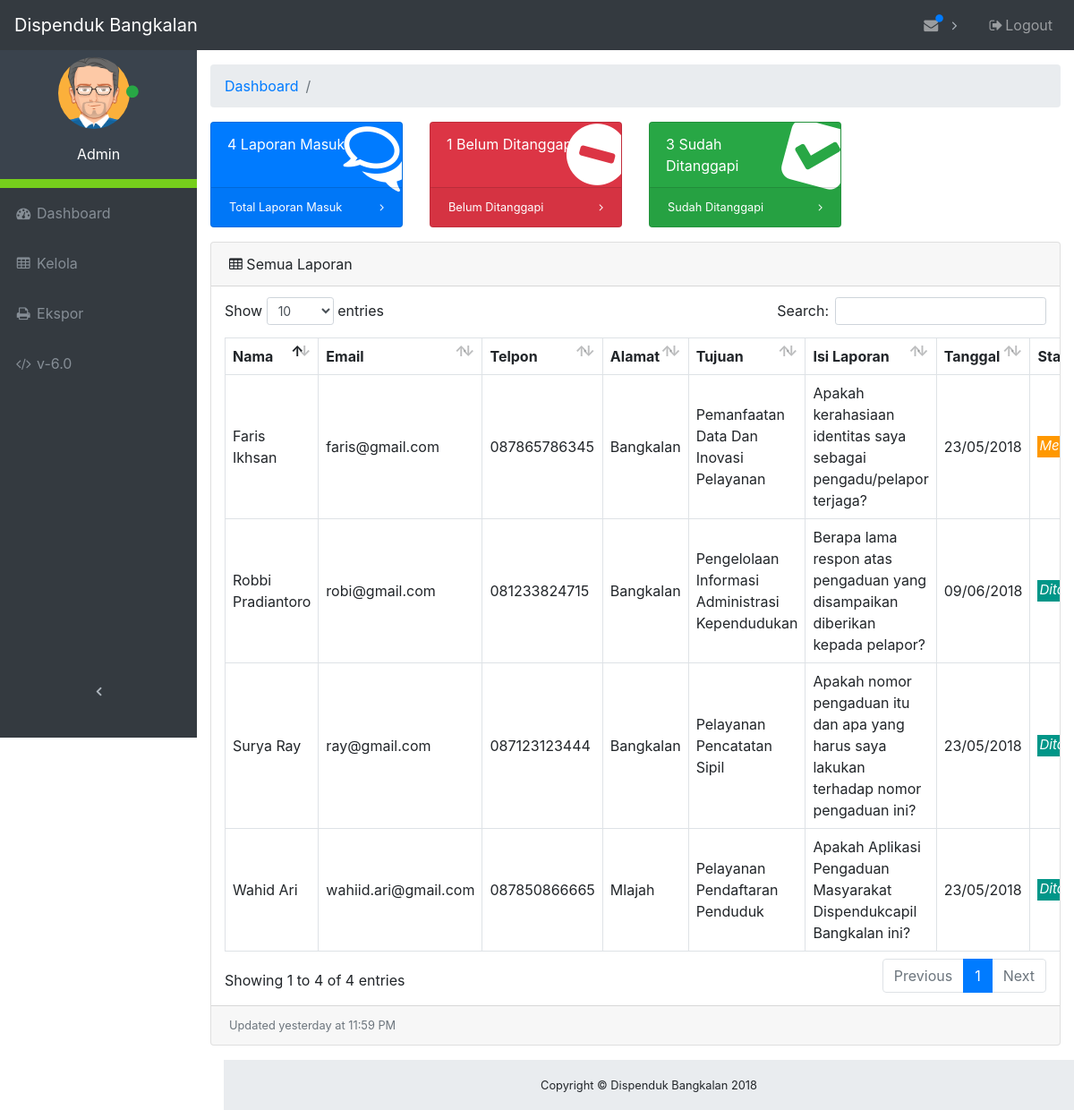
/admin/dashboard.php, run on an earlier commit of the app's database.
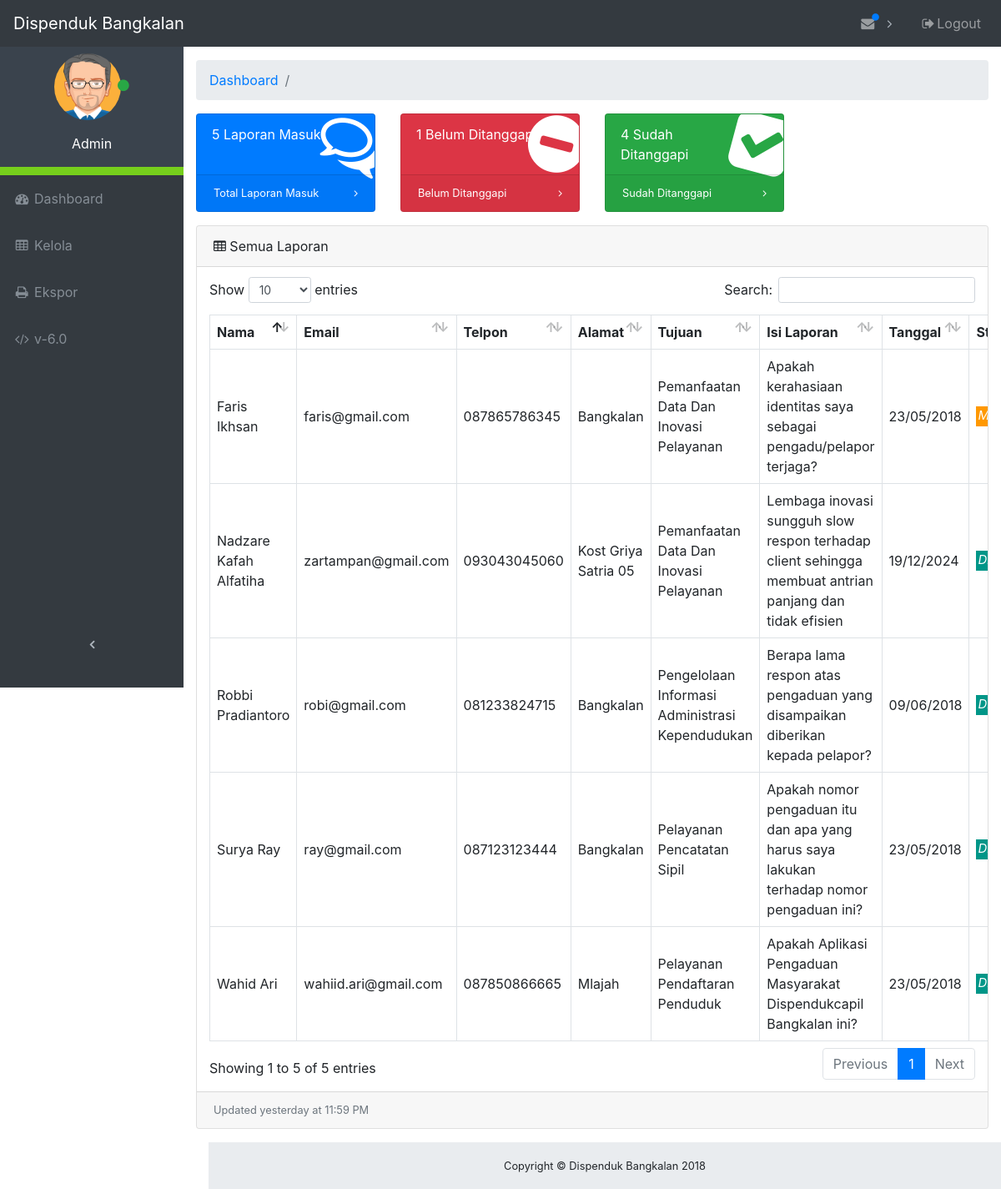
And on a later commit of the database.
### tables this page shows
CREATE TABLE `laporan` (
  `id` int(11) NOT NULL,
  `nama` varchar(64) NOT NULL,
  `email` varchar(64) NOT NULL,
  `telpon` varchar(12) NOT NULL,
  `alamat` varchar(256) NOT NULL,
  `tujuan` int(11) NOT NULL,
  `isi` varchar(2048) NOT NULL,
  `tanggal` timestamp NOT NULL DEFAULT current_timestamp() ON UPDATE current_timestamp(),
  `status` varchar(12) NOT NULL
);

CREATE TABLE `divisi` (
  `id_divisi` int(11) NOT NULL,
  `nama_divisi` varchar(64) NOT NULL
);

### admin/dashboard.php (the view, shortened to what this page needs)
<?php
    require_once("database.php");
    global $total_laporan_masuk, $total_laporan_menunggu, $total_laporan_ditanggapi;
    if ($id_admin > 0) {
        foreach($db->query("SELECT COUNT(*) FROM laporan WHERE laporan.tujuan = $id_admin") as $row) {
            $total_laporan_masuk = $row['COUNT(*)'];
        }
        foreach($db->query("SELECT COUNT(*) FROM laporan WHERE status = \"Ditanggapi\" AND laporan.tujuan = $id_admin") as $row) {
            $total_laporan_ditanggapi = $row['COUNT(*)'];
        }
        foreach($db->query("SELECT COUNT(*) FROM laporan WHERE status = \"Menunggu\" AND laporan.tujuan = $id_admin") as $row) {
            $total_laporan_menunggu = $row['COUNT(*)'];
        }
    } else {
        foreach($db->query("SELECT COUNT(*) FROM laporan") as $row) {
            $total_laporan_masuk = $row['COUNT(*)'];
        }
        foreach($db->query("SELECT COUNT(*) FROM laporan WHERE status = \"Ditanggapi\"") as $row) {
            $total_laporan_ditanggapi = $row['COUNT(*)'];
        }
        foreach($db->query("SELECT COUNT(*) FROM laporan WHERE status = \"Menunggu\"") as $row) {
            $total_laporan_menunggu = $row['COUNT(*)'];
        }
    }
 ?>
<!DOCTYPE html>
<html lang="en">
<head>
    <link href="vendor/bootstrap/css/bootstrap.css" rel="stylesheet">
    <link href="vendor/font-awesome/css/font-awesome.min.css" rel="stylesheet" type="text/css">
    <link href="vendor/datatables/dataTables.bootstrap4.css" rel="stylesheet">
    <link href="css/admin.css" rel="stylesheet">
</head>
<body class="fixed-nav sticky-footer" id="page-top">
    <nav class="navbar navbar-expand-lg navbar-dark bg-dark fixed-top" id="mainNav">
        <a class="navbar-brand" href="index">Dispenduk Bangkalan</a>
        <div class="collapse navbar-collapse" id="navbarResponsive">
            <ul class="navbar-nav navbar-sidenav sidebar-menu" id="exampleAccordion">
                <li class="sidebar-profile nav-item" data-toggle="tooltip" data-placement="right" title="Admin">
                    <div class="profile-main">
                        <p class="image">
                            <img alt="image" src="images/avatar1.png" width="80">
                            <span class="status"><i class="fa fa-circle text-success"></i></span>
                        </p>
                        <p>
                            <span class="">Admin</span><br>
                        </p>
                    </div>
                </li>
                <li class="nav-item" data-toggle="tooltip" data-placement="right" title="Dashboard">
                    <a class="nav-link" href="index">
                        <i class="fa fa-fw fa-dashboard"></i>
                        <span class="nav-link-text">Dashboard</span>
                    </a>
                </li>
                <li class="nav-item" data-toggle="tooltip" data-placement="right" title="Tables">
                    <a class="nav-link" href="tables">
                        <i class="fa fa-fw fa-table"></i>
                        <span class="nav-link-text">Kelola</span>
                    </a>
                </li>
                <li class="nav-item" data-toggle="tooltip" data-placement="right" title="Export">
                    <a class="nav-link" href="export">
                        <i class="fa fa-fw fa-print"></i>
                        <span class="nav-link-text">Ekspor</span>
                    </a>
                </li>
                <li class="nav-item" data-toggle="tooltip" data-placement="right" title="Version">
                    <a class="nav-link" href="#VersionModal" data-toggle="modal" data-target="#VersionModal">
                        <i class="fa fa-fw fa-code"></i>
                        <span class="nav-link-text">v-6.0</span>
                    </a>
                </li>
            </ul>
            <ul class="navbar-nav sidenav-toggler">
                <li class="nav-item">
                    <a class="nav-link text-center" id="sidenavToggler">
                        <i class="fa fa-fw fa-angle-left"></i>
                    </a>
                </li>
            </ul>
            <ul class="navbar-nav ml-auto">
                <li class="nav-item dropdown">
                    <a class="nav-link dropdown-toggle mr-lg-2" id="messagesDropdown" href="#" data-toggle="dropdown" aria-haspopup="true" aria-expanded="false">
                        <i class="fa fa-fw fa-envelope"></i>
                        <span class="indicator text-primary d-none d-lg-block">
                            <i class="fa fa-fw fa-circle"></i>
                        </span>
                    </a>
                    <?php
                        $statement = $db->query("SELECT * FROM laporan ORDER BY laporan.id DESC LIMIT 1");
                     ?>
                </li>
                <li class="nav-item">
                    <a class="nav-link" data-toggle="modal" data-target="#exampleModal">
                        <i class="fa fa-fw fa-sign-out"></i>Logout
                    </a>
                </li>
            </ul>
        </div>
    </nav>
    <div class="content-wrapper">
        <div class="container-fluid">
            <ol class="breadcrumb">
                <li class="breadcrumb-item">
                    <a href="#">Dashboard</a>
                </li>
                <li class="breadcrumb-item active"><?php echo $divisi; ?></li>
            </ol>
            <div class="row">
                <div class="col-xl-3 col-sm-6 mb-3">
                    <div class="card text-white bg-primary o-hidden h-100">
                        <div class="card-body">
                            <div class="card-body-icon">
                                <i class="fa fa-fw fa-comments-o"></i>
                            </div>
                            <div class="mr-5"><?php echo $total_laporan_masuk; ?> Laporan Masuk</div>
                        </div>
                        <a class="card-footer text-white clearfix small z-1" href="tables">
                            <span class="float-left">Total Laporan Masuk</span>
                            <span class="float-right">
                                <i class="fa fa-angle-right"></i>
                            </span>
                        </a>
                    </div>
                </div>
                <div class="col-xl-3 col-sm-6 mb-3">
                    <div class="card text-white bg-danger o-hidden h-100">
                        <div class="card-body">
                            <div class="card-body-icon">
                                <i class="fa fa-fw fa-minus-circle"></i>
                            </div>
                            <div class="mr-5"><?php echo $total_laporan_menunggu; ?> Belum Ditanggapi</div>
                        </div>
                        <a class="card-footer text-white clearfix small z-1" href="#">
                            <span class="float-left">Belum Ditanggapi</span>
                            <span class="float-right">
                                <i class="fa fa-angle-right"></i>
                            </span>
                        </a>
                    </div>
                </div>
                <div class="col-xl-3 col-sm-6 mb-3">
                    <div class="card text-white bg-success o-hidden h-100">
                        <div class="card-body">
                            <div class="card-body-icon">
                                <i class="fa fa-fw fa-check-square"></i>
                            </div>
                            <div class="mr-5"><?php echo $total_laporan_ditanggapi; ?> Sudah Ditanggapi</div>
                        </div>
                        <a class="card-footer text-white clearfix small z-1" href="#">
                            <span class="float-left">Sudah Ditanggapi</span>
                            <span class="float-right">
                                <i class="fa fa-angle-right"></i>
                            </span>
                        </a>
                    </div>
                </div>
            </div>
            <div class="card mb-3">
                <div class="card-header">
                    <i class="fa fa-table"></i> Semua Laporan
                </div>
                <div class="card-body">
                    <div class="table-responsive">
                        <table class="table table-bordered" id="dataTable" width="100%" cellspacing="0">
                            <thead>
                                <tr>
                                    <th>Nama</th>
                                    <th>Email</th>
                                    <th>Telpon</th>
                                    <th>Alamat</th>
                                    <th>Tujuan</th>
                                    <th>Isi Laporan</th>
                                    <th>Tanggal</th>
                                    <th class="sorting_asc_disabled sorting_desc_disabled">Status</th>
                                </tr>
                            </thead>
                            <tbody>
                                <?php
                            if ($id_admin > 0) {
                                $statement = $db->query("SELECT * FROM laporan, divisi WHERE laporan.tujuan = divisi.id_divisi AND laporan.tujuan = $id_admin ORDER BY laporan.id DESC");
                            } else {
                                $statement = $db->query("SELECT * FROM laporan, divisi WHERE laporan.tujuan = divisi.id_divisi ORDER BY laporan.id DESC");
                            }
                            foreach ($statement as $key ) {
                                $mysqldate = $key['tanggal'];
                                $phpdate = strtotime($mysqldate);
                                $tanggal = date( 'd/m/Y', $phpdate);
                                $status  = $key['status'];
                                if($status == "Ditanggapi") {
                                    $style_status = "<p style=\"background-color:#009688;color:#fff;padding-left:2px;padding-right:2px;padding-bottom:2px;margin-top:16px;font-size:15px;font-style:italic;\">Ditanggapi</p>";
                                } else {
                                    $style_status = "<p style=\"background-color:#FF9800;color:#fff;padding-left:2px;padding-right:2px;padding-bottom:2px;margin-top:16px;font-size:15px;font-style:italic;\">Menunggu</p>";
                                }
                                ?>
                                <tr>
                                    <td><?php echo $key['nama']; ?></td>
                                    <td><?php echo $key['email']; ?></td>
                                    <td><?php echo $key['telpon']; ?></td>
                                    <td><?php echo $key['alamat']; ?></td>
                                    <td><?php echo $key['nama_divisi']; ?></td>
                                    <td><?php echo $key['isi']; ?></td>
                                    <td><?php echo $tanggal; ?></td>
                                    <td><?php echo $style_status; ?></td>
                                </tr>
                                <?php
                            }
                            ?>
                            </tbody>
                        </table>
                    </div>
                </div>
                <div class="card-footer small text-muted">Updated yesterday at 11:59 PM</div>
            </div>
        </div>
        <footer class="sticky-footer">
            <div class="container">
                <div class="text-center">
                    <small>Copyright © Dispenduk Bangkalan 2018</small>
                </div>
            </div>
        </footer>
    </div>
</body>
</html>

### admin/css/admin.css (style rules this page uses)
html { position: relative; min-height: 100%; }
body { overflow-x: hidden; }
body.sticky-footer { margin-bottom: 56px; }
body.sticky-footer .content-wrapper { min-height: calc(100vh - 56px - 56px); }
body.fixed-nav { padding-top: 56px; }
.content-wrapper { min-height: calc(100vh - 56px); padding-top: 1rem; }
.o-hidden { overflow: hidden !important; }
.z-1 { z-index: 1; }
#mainNav .navbar-collapse { overflow: auto; max-height: 75vh; }
#mainNav .navbar-collapse .navbar-nav .nav-item .nav-link { cursor: pointer; }
#mainNav .navbar-collapse .sidenav-toggler { display: none; }
#mainNav .navbar-collapse .navbar-nav > .nav-item.dropdown > .nav-link { position: relative; min-width: 45px; }
#mainNav .navbar-collapse .navbar-nav > .nav-item.dropdown > .nav-link:after { float: right; width: auto; content: '\f105'; border: none; font-family: 'FontAwesome'; }
#mainNav .navbar-collapse .navbar-nav > .nav-item.dropdown > .nav-link .indicator { position: absolute; top: 5px; left: 21px; font-size: 10px; }
@media (min-width: 992px) { #mainNav .navbar-brand { width: 250px; } }
@media (min-width: 992px) { #mainNav .navbar-collapse { overflow: visible; max-height: none; } }
@media (min-width: 992px) { #mainNav .navbar-collapse .navbar-sidenav { position: absolute; top: 0; left: 0; -webkit-flex-direction: column; -ms-flex-direction: column; flex-direction: column; margin-top: 56px; } }
@media (min-width: 992px) { #mainNav .navbar-collapse .navbar-sidenav > .nav-item { width: 220px; padding: 0; } }
@media (min-width: 992px) { #mainNav .navbar-collapse .navbar-sidenav > .nav-item > .nav-link { padding: 1em; } }
@media (min-width: 992px) { #mainNav .navbar-collapse .navbar-nav > .nav-item.dropdown > .nav-link { min-width: 0; } }
@media (min-width: 992px) { #mainNav .navbar-collapse .navbar-nav > .nav-item.dropdown > .nav-link:after { width: 24px; text-align: center; } }
#mainNav.fixed-top .sidenav-toggler { display: none; }
@media (min-width: 992px) { #mainNav.fixed-top .navbar-sidenav { height: calc(110vh - 112px); } }
@media (min-width: 992px) { #mainNav.fixed-top .sidenav-toggler { position: absolute; top: 0; left: 0; display: flex; -webkit-flex-direction: column; -ms-flex-direction: column; flex-direction: column; margin-top: calc(100vh - 56px); } }
@media (min-width: 992px) { #mainNav.fixed-top .sidenav-toggler > .nav-item { width: 220px; padding: 0; } }
@media (min-width: 992px) { #mainNav.fixed-top .sidenav-toggler > .nav-item > .nav-link { padding: 1em; } }
#mainNav.fixed-top.navbar-dark .sidenav-toggler a i { color: #adb5bd; }
.content-wrapper { overflow-x: hidden; background: white; }
@media (min-width: 992px) { .content-wrapper { margin-left: 220px; } }
#sidenavToggler i { font-weight: 800; }
#mainNav.navbar-dark .navbar-collapse .navbar-sidenav > .nav-item > .nav-link { color: #868e96; }
#mainNav.navbar-dark .navbar-collapse .navbar-nav > .nav-item.dropdown > .nav-link:after { color: #adb5bd; }
@media (min-width: 992px) { #mainNav.navbar-dark .navbar-collapse .navbar-sidenav { background: #343a40; } }
.card-body-icon { position: absolute; z-index: 0; top: -25px; right: -25px; font-size: 5rem; -webkit-transform: rotate(15deg); -ms-transform: rotate(15deg); transform: rotate(15deg); }
footer.sticky-footer { position: absolute; right: 0; bottom: 0; width: 100%; height: 56px; background-color: #e9ecef; line-height: 55px; }
@media (min-width: 992px) { footer.sticky-footer { width: calc(100% - 250px); } }
ul.sidebar-menu li.sidebar-profile { background-color: #3A434D; padding: 10px; color: #fff; text-align: center; border-bottom: 10px solid #76CF1C; }
ul.sidebar-menu li.sidebar-profile .image img { border-radius: 60%; }
ul.sidebar-menu li.sidebar-profile .status { margin-top: -10px; font-size: 7; margin-left: -9px; }
ul.sidebar-menu li.sidebar-profile .profile-main { margin-top: 8px; }

What changed in the data, as far as the page shows it:
added laporan: nama "Nadzare Kafah Alfatiha", email "zartampan@gmail.com", telpon "093043045060", alamat "Kost Griya Satria 05", tujuan.nama_divisi "Pemanfaatan Data Dan Inovasi Pelayanan", isi "Lembaga inovasi sungguh slow respon terhadap client sehingga membuat antrian panjang dan tidak efisien", tanggal "19/12/2024", status "Ditanggapi"
Also different on the page:
$total_laporan_masuk: "4" → "5"
$total_laporan_ditanggapi: "3" → "4"
text written by a page script: "Show entries Search: Showing 1 to 4 of 4 entries Previous 1 Next" → "Show entries Search: Showing 1 to 5 of 5 entries Previous 1 Next"
